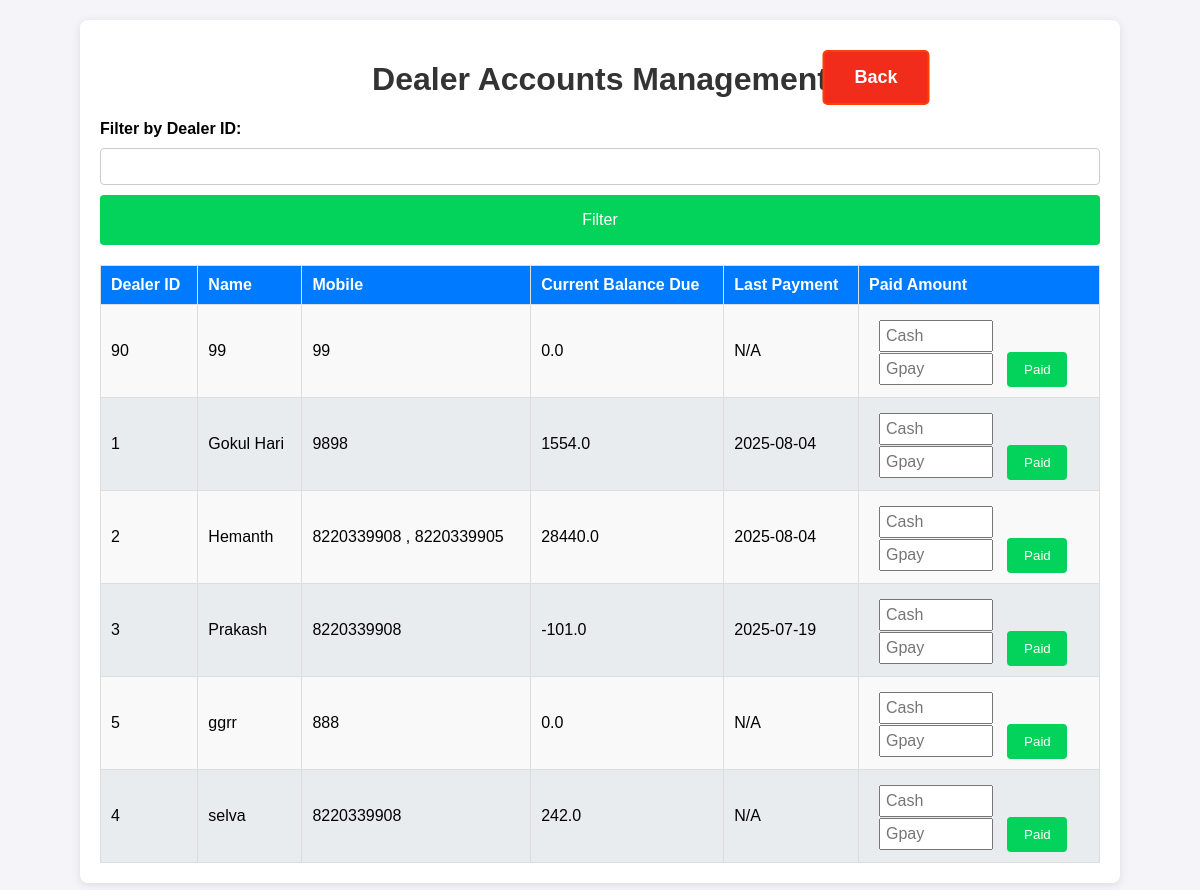
Page /dealer_accounts on the earlier database version.
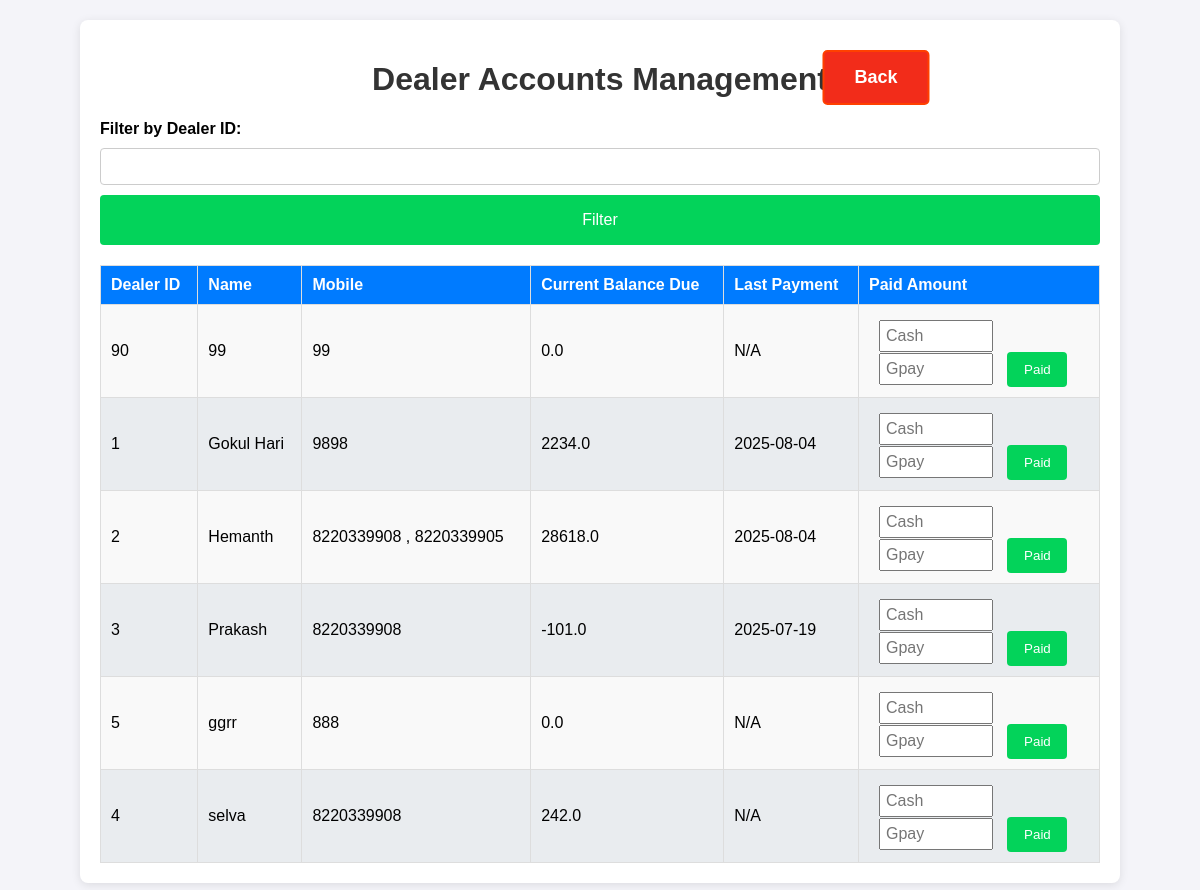
Same page on the later database version.
### app.py (models this page shows)
class Dealer_details(db.Model):
    id = db.Column(db.Integer, primary_key=True)
    dealer_id = db.Column(db.String(100), nullable=False, unique=True)
    name = db.Column(db.String(100), nullable=False)
    mobile = db.Column(db.String(15), nullable=False)
    address = db.Column(db.String(400), nullable=True)
    aadhaar_file = db.Column(db.String(400))  # Path to Aadhaar copy
    photo_file = db.Column(db.String(400))

class DealerAccounts(db.Model):
    id = db.Column(db.Integer, primary_key=True)
    dealer_id = db.Column(db.String(100), nullable=False, unique=True)
    current_balance = db.Column(db.Float, default=0.0)
    last_payment_date = db.Column(db.DateTime)

### app.py (the view)
@app.route('/dealer_accounts')
def dealer_accounts():
    dealers = get_filtered_data_dealer_account(request)
    dealer_id_filter = request.args.get('dealer_id', '')  # Default is an empty string
    return render_template("dealer_accounts.html", dealers=dealers, dealer_id_filter=dealer_id_filter)

### app.py (called while the page is built)
def get_filtered_data_dealer_account(request):
    dealer_id_filter = request.args.get('dealer_id', '')  # Default is an empty string
    filter_button = request.args.get('filter_button', '')
    query = db.session.query(Dealer_details, DealerAccounts).outerjoin(DealerAccounts, Dealer_details.dealer_id == DealerAccounts.dealer_id)
    if filter_button and dealer_id_filter:
        query = query.filter(Dealer_details.dealer_id == dealer_id_filter)
    filtered_data = query.order_by(Dealer_details.name.asc()).all()
    return filtered_data

### templates/dealer_accounts.html (shortened to what this page needs)
<!DOCTYPE html>
<html lang="en">
    <head>
    <link rel="stylesheet" href="/static/styles.css">
</head>
<body>
    <div class="container dealer_accounts_container">
        <h1>Dealer Accounts Management</h1>
        <a href="/" class="back">Back</a>
        <form method="GET" class="form">
            <label for="dealer_id">Filter by Dealer ID:</label>
            <input type="text" id="dealer_id" name="dealer_id" value="{{ dealer_id_filter }}">
            <button type="submit" name="filter_button" value="submit" class="btn">Filter</button>
        </form>
        <table class="dealer_accounts">
            <thead>
                <tr>
                    <th>Dealer ID</th>
                    <th>Name</th>
                    <th>Mobile</th>
                    <th>Current Balance Due</th>
                    <th>Last Payment</th>
                    <th class="action">Paid Amount</th>
                </tr>
            </thead>
            <tbody>
                {% for dealer, account in dealers %}
                <tr>
                    <td>{{ dealer.dealer_id }}</td>
                    <td>{{ dealer.name }}</td>
                    <td>{{ dealer.mobile }}</td>
                    <td>{{ account.current_balance if account else 0 }}</td>
                    <td>{{ account.last_payment_date.strftime("%Y-%m-%d") if account and account.last_payment_date else "N/A" }}</td>
                    <td>
                        <form method="POST" action="{{ url_for('update_payment', dealer_id=dealer.dealer_id) }}">
                            <input class="amount" style="margin-top: 5px;" type="number" name="amount_paid_cash" step="0.01" placeholder="Cash" required>
                            <input class="amount" type="number" name="amount_paid_gpay" step="0.01" placeholder="Gpay" required>
                            <button class="pay" type="submit">Paid</button>
                        </form>
                    </td>
                </tr>
                {% endfor %}
            </tbody>
        </table>
    </div>
</body>
</html>

Differences in the rows shown:
changed through a linked row, Dealer_details "Gokul Hari": current_balance "1554.0" → "2234.0"
changed through a linked row, Dealer_details "Hemanth": current_balance "28440.0" → "28618.0"
